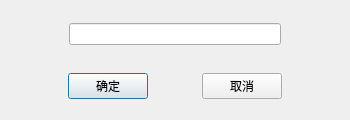
<?xml version="1.0" encoding="UTF-8"?>
<ui version="4.0">
 <class>ListWidgetEditWindow</class>
 <widget class="QDialog" name="ListWidgetEditWindow">
  <property name="geometry">
   <rect>
    <x>0</x>
    <y>0</y>
    <width>350</width>
    <height>120</height>
   </rect>
  </property>
  <property name="windowTitle">
   <string>Dialog</string>
  </property>
  <layout class="QVBoxLayout" name="verticalLayout">
   <item>
    <widget class="QWidget" name="widget_2" native="true">
     <layout class="QHBoxLayout" name="horizontalLayout_2">
      <property name="leftMargin">
       <number>58</number>
      </property>
      <property name="rightMargin">
       <number>58</number>
      </property>
      <item>
       <widget class="QLineEdit" name="lineEdit">
        <property name="sizePolicy">
         <sizepolicy hsizetype="Preferred" vsizetype="Fixed">
          <horstretch>0</horstretch>
          <verstretch>0</verstretch>
         </sizepolicy>
        </property>
        <property name="alignment">
         <set>Qt::AlignLeading|Qt::AlignLeft|Qt::AlignVCenter</set>
        </property>
        <property name="dragEnabled">
         <bool>false</bool>
        </property>
       </widget>
      </item>
     </layout>
    </widget>
   </item>
   <item>
    <widget class="QWidget" name="widget" native="true">
     <layout class="QHBoxLayout" name="horizontalLayout">
      <item>
       <spacer name="horizontalSpacer_3">
        <property name="orientation">
         <enum>Qt::Horizontal</enum>
        </property>
        <property name="sizeHint" stdset="0">
         <size>
          <width>40</width>
          <height>20</height>
         </size>
        </property>
       </spacer>
      </item>
      <item>
       <widget class="QPushButton" name="btn_ok">
        <property name="text">
         <string>确定</string>
        </property>
       </widget>
      </item>
      <item>
       <spacer name="horizontalSpacer_5">
        <property name="orientation">
         <enum>Qt::Horizontal</enum>
        </property>
        <property name="sizeHint" stdset="0">
         <size>
          <width>40</width>
          <height>20</height>
         </size>
        </property>
       </spacer>
      </item>
      <item>
       <widget class="QPushButton" name="btn_cancel">
        <property name="text">
         <string>取消</string>
        </property>
       </widget>
      </item>
      <item>
       <spacer name="horizontalSpacer_4">
        <property name="orientation">
         <enum>Qt::Horizontal</enum>
        </property>
        <property name="sizeHint" stdset="0">
         <size>
          <width>40</width>
          <height>20</height>
         </size>
        </property>
       </spacer>
      </item>
     </layout>
    </widget>
   </item>
  </layout>
 </widget>
 <resources/>
 <connections/>
</ui>
